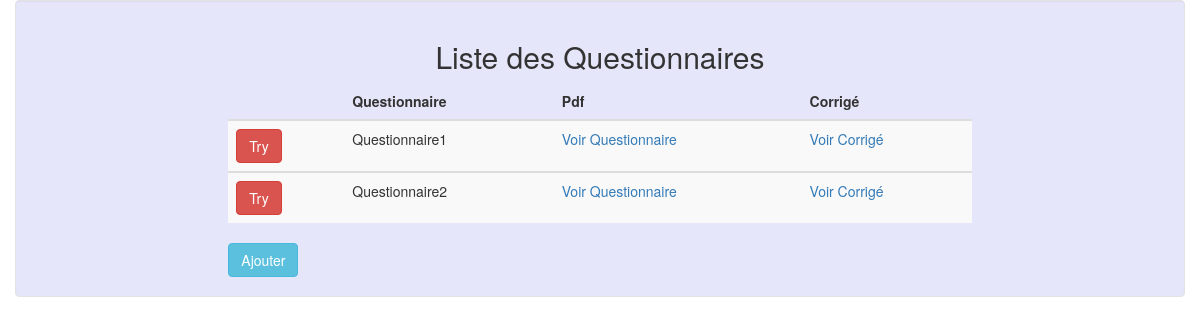
/index.php/questionnaire/questionnaires_list, run on the app's committed database.
### tables this page shows
CREATE TABLE IF NOT EXISTS `t_questionnaire` (
  `ID` INT(11) NOT NULL AUTO_INCREMENT,
  `Questionnaire_Name` VARCHAR(100) CHARACTER SET 'utf8' COLLATE 'utf8_unicode_ci' NOT NULL,
  `PDF` VARCHAR(100) CHARACTER SET 'utf8' COLLATE 'utf8_unicode_ci' NOT NULL,
  `Corrige_PDF` VARCHAR(100) CHARACTER SET 'utf8' COLLATE 'utf8_unicode_ci' NOT NULL,
  `Creation_Date` DATETIME NOT NULL,
  PRIMARY KEY (`ID`));

### application/core/MY_Controller.php (called while the page is built, shortened)
<?php if (!defined('BASEPATH')) exit('No direct script access allowed');
class MY_Controller extends CI_Controller
{
    public function __construct()
    {
        $this->load->library('session');
    }
    public function display_view($view_parts, $data = NULL)
    {
        if (!isset($data['title'])) {
            $data['title'] = '';
        }
        $this->load->view('common/header', $data);
        $this->load->view('common/login_bar');
        if (is_array($view_parts)) {
            foreach ($view_parts as $view_part) {
                $this->load->view($view_part, $data);
            }
        }
        elseif (is_string($view_parts)) {
            $this->load->view($view_parts, $data);
        }
        $this->load->view('common/footer');
    }
}

### application/controllers/Questionnaire.php (called while the page is built, shortened)
<?php
class Questionnaire extends MY_Controller{
    public function questionnaires_list(){
        $outputs['questionnaires'] = $this->questionnaire_model->get_all();
        $this->display_view('questionnaires/questionnaires_list', $outputs);
    }
}

### index.php (called while the page is built, shortened)
<?php
require_once BASEPATH.'core/CodeIgniter.php';

### application/core/MY_Model.php (called while the page is built, shortened)
<?php defined('BASEPATH') OR exit('No direct script access allowed');
class MY_Model extends CI_Model
{
    protected $_table;
    public $_database;
    protected $return_type = 'object';
    protected $_temporary_return_type = NULL;
    public function __construct()
    {
        $this->_database = $this->db;
        $this->_temporary_return_type = $this->return_type;
    }
    public function get_all()
    {
        $result = $this->_database->get($this->_table)
            ->{$this->_return_type(1)}();
        $this->_temporary_return_type = $this->return_type;
        return $result;
    }
    protected function _return_type($multi = FALSE)
    {
        $method = ($multi) ? 'result' : 'row';
        return $this->_temporary_return_type == 'array' ? $method . '_array' : $method;
    }
}

### application/views/questionnaires/questionnaires_list.php (the view, shortened to what this page needs)
<div class="container jumbotron well" style="background-color: lavender">
    <h2 class="text-center"><?php echo $this->lang->line('title');?></h2>
    <div class="row">
        <div class="col-lg-2"></div>
        <div class="col-lg-8">
            <table class="table table-striped">
                <thead>
                    <tr>
                        <th></th>
                        <th><?php echo $this->lang->line('questionnaire');?></th>
                        <th><?php echo $this->lang->line('pdf');?></th>
                        <th><?php echo $this->lang->line('corrige');?></th>
                    </tr>
                </thead>
                <?php
                foreach ($questionnaires as $questionnaire){
                    ?>
                <tbody>
                    <tr>
                        <td><button type="button" class="btn btn-danger" onclick="myfunction()">Try</button></td>
                        <td><?php echo $questionnaire->Questionnaire_Name; ?></td>
                        <td><a href=""><?php echo $this->lang->line('redirect_pdf');?></a></td>
                        <td><a href=""><?php echo $this->lang->line('redirect_corrige');?></a></td>
                    </tr>
                </tbody>
                <?php
                }
                ?>
            </table>
            <a href="" class="btn btn-info"><?php echo $this->lang->line('btn_add');?></a>
        </div>
        <div class="col-lg-2"></div>
    </div>
</div>

### application/views/common/header.php (shortened to what this page needs)
<!DOCTYPE html>
<html>
  <head>
    <link rel="stylesheet" href="http://maxcdn.bootstrapcdn.com/bootstrap/3.3.7/css/bootstrap.min.css">
  </head>
  <body>

### application/views/common/footer.php (shortened to what this page needs)
</body>
</html>

### data on the page
t_questionnaire: Questionnaire_Name "Questionnaire1"
t_questionnaire: Questionnaire_Name "Questionnaire2"

### other printed values
$this->lang->line('title') "Liste des Questionnaires"
$this->lang->line('questionnaire') "Questionnaire"
$this->lang->line('pdf') "Pdf"
$this->lang->line('corrige') "Corrigé"
$this->lang->line('btn_add') "Ajouter"
